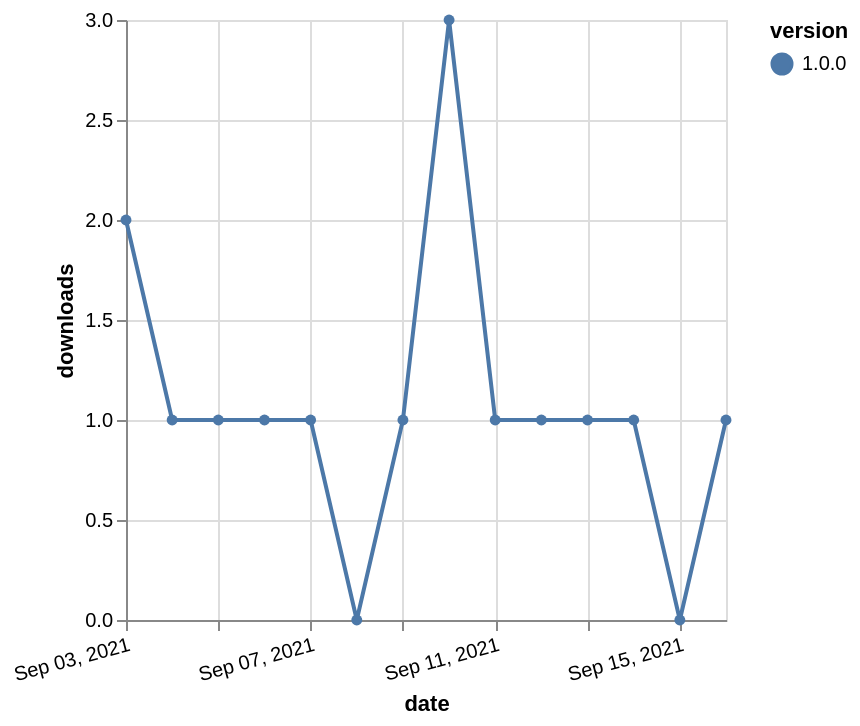

Describe this chart as a Vega-Lite specification.
### Vega-Lite specification from a JSON file in a GitHub repository (floating-point values rounded to 4 significant figures)
{"$schema": "https://vega.github.io/schema/vega-lite/v5.json", "description": "A simple bar chart with embedded data.", "data": {"values": [{"date": "2021-09-03", "total": 110, "delta": 2, "version": "1.0.0"}, {"date": "2021-09-04", "total": 111, "delta": 1, "version": "1.0.0"}, {"date": "2021-09-05", "total": 112, "delta": 1, "version": "1.0.0"}, {"date": "2021-09-06", "total": 113, "delta": 1, "version": "1.0.0"}, {"date": "2021-09-07", "total": 114, "delta": 1, "version": "1.0.0"}, {"date": "2021-09-08", "total": 114, "delta": 0, "version": "1.0.0"}, {"date": "2021-09-09", "total": 115, "delta": 1, "version": "1.0.0"}, {"date": "2021-09-10", "total": 118, "delta": 3, "version": "1.0.0"}, {"date": "2021-09-11", "total": 119, "delta": 1, "version": "1.0.0"}, {"date": "2021-09-12", "total": 120, "delta": 1, "version": "1.0.0"}, {"date": "2021-09-13", "total": 121, "delta": 1, "version": "1.0.0"}, {"date": "2021-09-14", "total": 122, "delta": 1, "version": "1.0.0"}, {"date": "2021-09-15", "total": 122, "delta": 0, "version": "1.0.0"}, {"date": "2021-09-16", "total": 123, "delta": 1, "version": "1.0.0"}]}, "width": "container", "mark": {"type": "line", "point": {"filled": true}}, "encoding": {"x": {"field": "date", "type": "temporal", "timeUnit": "yearmonthdate", "title": "date", "axis": {"labelAngle": -15}}, "y": {"field": "delta", "type": "quantitative", "title": "downloads"}, "color": {"field": "version", "type": "nominal"}, "tooltip": {"field": "delta"}}}
